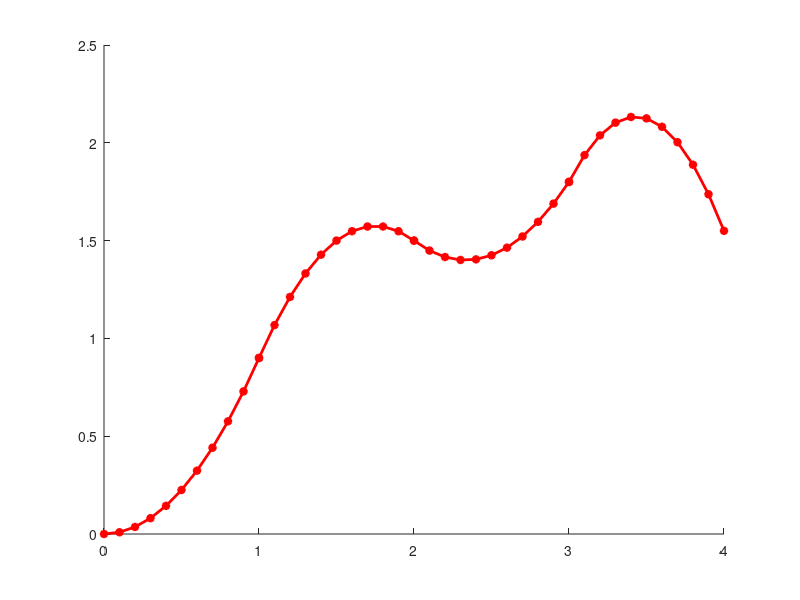

The MATLAB script that drew this image:
clc;clear;
Q0 = 1.8;
Q1 = 1.2;
Q2 = 2.4;
Q3 = 0.7;

i= 0:0.1:1;
C_u = [];

for u=0:0.1:1
    C_u = [C_u,Q0*u^2/2];
end
hold on
plot(i,C_u,'r*-','LineWidth',2);

i= 1:0.1:2;
C_u = [];
for u=1:0.1:2
    temp = (-u^2+3*u-1.5)*Q0 + 0.5*(u-1)^2*Q1;
    C_u = [C_u,temp];
end
hold on
plot(i,C_u,'r*-','LineWidth',2);


i= 2:0.1:3;
C_u = [];
for u=2:0.1:3
    temp = (0.5*u^2-3*u+4.5)*Q0 + (-(u-1)^2+3*(u-1)-1.5)*Q1 + 0.5*(u-2)^2*Q2;
    C_u = [C_u,temp];
end
hold on
plot(i,C_u,'r*-','LineWidth',2);


i= 3:0.1:4;
C_u = [];
for u=3:0.1:4
    temp = (0.5*(u-1)^2-3*(u-1)+4.5)*Q1 + (-(u-2)^2+3*(u-2)-1.5)*Q2 + 0.5*(u-3)*Q3;
    C_u = [C_u,temp];
end
hold on
plot(i,C_u,'r*-','LineWidth',2);

% 
% i= 4:0.1:5;
% C_u = [];
% for u=4:0.1:5
%     temp = (0.5*(u-2)^2-3*(u-2)+4.5)*Q2 ;
%     C_u = [C_u,temp];
% end
% hold on
% plot(i,C_u,'c*-','LineWidth',3);



